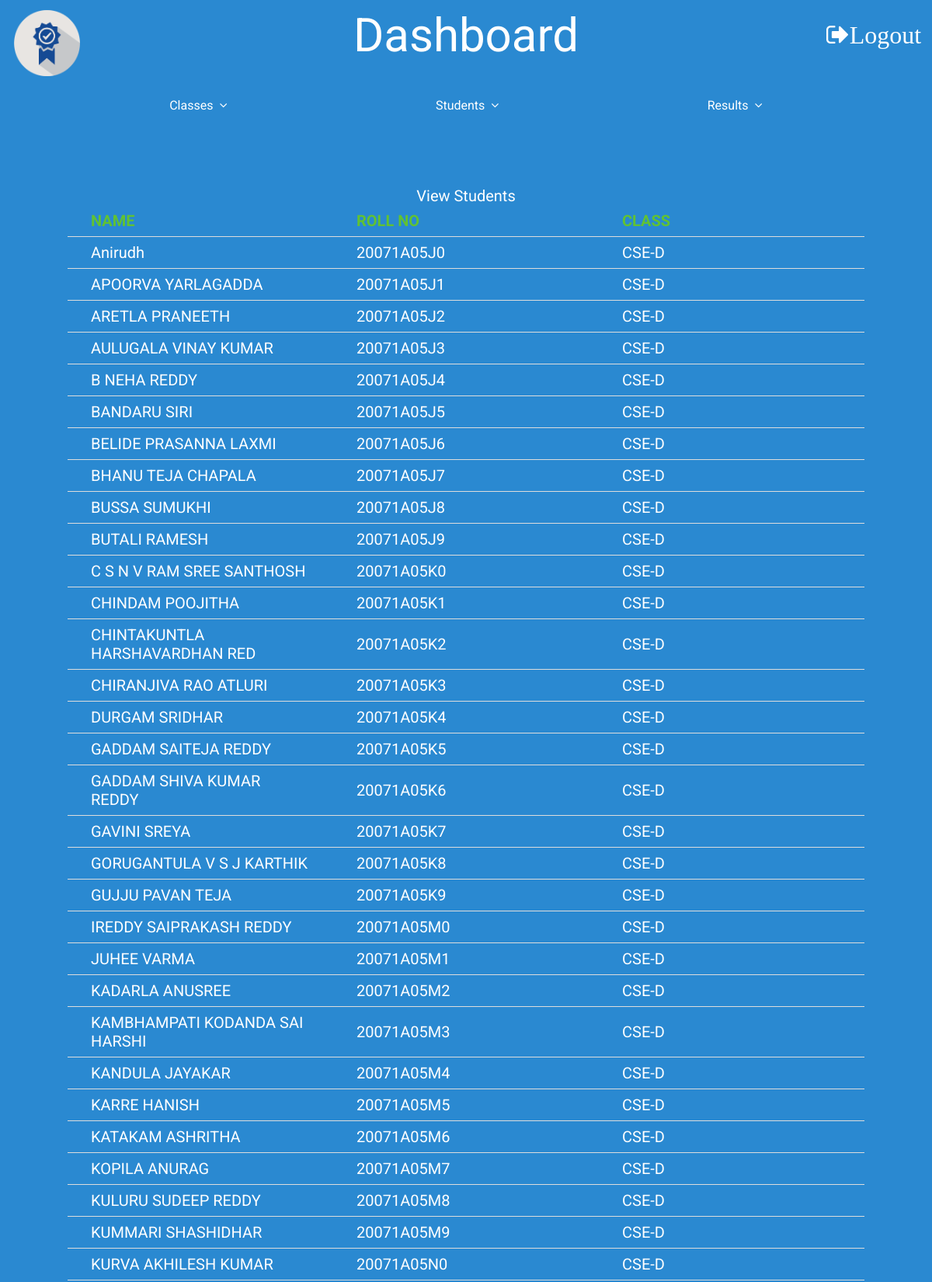
Page /view_students.php (signed in, upper part) on the committed database.
### tables this page shows
CREATE TABLE `student_1` (
  `sno` int(3) DEFAULT NULL,
  `name` varchar(30) DEFAULT NULL,
  `rno` varchar(10) NOT NULL,
  `class_name` varchar(30) DEFAULT NULL
);

### view_students.php (the view, shortened to what this page needs)
<!DOCTYPE html>
<html lang="en">
<head>
    <link rel="stylesheet" href="css/home.css">
    <link rel="stylesheet" href="./css/font-awesome-4.7.0/css/font-awesome.css">
    <link rel="stylesheet" type='text/css' href="css/manage.css">
</head>
<body>
    <div class="title">
        <a href="dashboard.php"><img src="./images/logo2.png" alt="" class="logo"></a>
        <span class="heading">Dashboard</span>
        <a href="logout.php" style="color: white"><span class="fa fa-sign-out fa-2x">Logout</span></a>
    </div>
    <div class="nav">
        <ul>
            <li class="dropdown" onclick="toggleDisplay('1')">
                <a href="" class="dropbtn">Classes &nbsp
                    <span class="fa fa-angle-down"></span>
                </a>
            </li>
            <li class="dropdown" onclick="toggleDisplay('2')">
                <a href="#" class="dropbtn">Students &nbsp
                    <span class="fa fa-angle-down"></span>
                </a>
            </li>
            <li class="dropdown" onclick="toggleDisplay('3')">
                <a href="#" class="dropbtn">Results &nbsp
                    <span class="fa fa-angle-down"></span>
                </a>
            </li>
        </ul>
    </div>
    <div class="main">
        <?php
            include('session.php');
            $sql = "SELECT `name`, `rno`, `class_name` FROM `student_1`";
            $result = mysqli_query($conn, $sql);
            if (mysqli_num_rows($result) > 0) {
               echo "<table>
                <caption>View Students</caption>
                <tr>
                <th>NAME</th>
                <th>ROLL NO</th>
                <th>CLASS</th>
                </tr>";
                while($row = mysqli_fetch_array($result))
                  {
                    echo "<tr>";
                    echo "<td>" . $row['name'] . "</td>";
                    echo "<td>" . $row['rno'] . "</td>";
                    echo "<td>" . $row['class_name'] . "</td>";
                    echo "</tr>";
                  }
                echo "</table>";
            } else {
                echo "0 Students";
            }
        ?>
    </div>
</body>
</html>

### css/home.css (style rules this page uses)
body { margin: 0; font-family: 'Roboto', sans-serif; background-color: #2a89d1; color: white; }
.title { display: grid; grid-template-rows: 50px; grid-template-columns: 150px 1fr 150px; align-items: center; padding: 20px 0; text-align: center; }
.logo { width: 150px; height: auto; }
.heading { font-size: 60px; }
.main { display: grid; align-items: center; font-size: 20px; padding-top: 80px; }
ul { list-style-type: none; margin: 20px 0 0 0; padding: 0; display: flex; overflow: hidden; justify-content: space-evenly; }
li a, .dropbtn { display: inline-block; text-decoration: none; color: white; height: 40px; display: flex; align-items: center; padding: 5px 50px; }
li.dropdown { display: inline-block; }

### css/manage.css (style rules this page uses)
.main { display: grid; justify-content: center; padding: 30px; }
.main table { margin: 50px auto; }
.main table, th, td { border-collapse: collapse; text-align: left; table-layout: fixed; padding: 8px 30px; width: 90%; }
.main th { color: #61c232; }
th, td { border-bottom: 1px solid #ddd; }

### view_students.php (style rules this page uses)
.logo { margin-top:25px; width:85px; height:auto; margin-left:-30px; }

### rows in the picture
student_1: name "Anirudh", rno "20071A05J0", class_name "CSE-D"
student_1: name "APOORVA YARLAGADDA", rno "20071A05J1", class_name "CSE-D"
student_1: name "ARETLA PRANEETH", rno "20071A05J2", class_name "CSE-D"
student_1: name "AULUGALA VINAY KUMAR", rno "20071A05J3", class_name "CSE-D"
student_1: name "B NEHA REDDY", rno "20071A05J4", class_name "CSE-D"
student_1: name "BANDARU SIRI", rno "20071A05J5", class_name "CSE-D"
student_1: name "BELIDE PRASANNA LAXMI", rno "20071A05J6", class_name "CSE-D"
student_1: name "BHANU TEJA CHAPALA", rno "20071A05J7", class_name "CSE-D"
student_1: name "BUSSA SUMUKHI", rno "20071A05J8", class_name "CSE-D"
student_1: name "BUTALI RAMESH", rno "20071A05J9", class_name "CSE-D"
student_1: name "C S N V RAM SREE SANTHOSH", rno "20071A05K0", class_name "CSE-D"
student_1: name "CHINDAM POOJITHA", rno "20071A05K1", class_name "CSE-D"
student_1: name "CHINTAKUNTLA HARSHAVARDHAN RED", rno "20071A05K2", class_name "CSE-D"
student_1: name "CHIRANJIVA RAO ATLURI", rno "20071A05K3", class_name "CSE-D"
student_1: name "DURGAM SRIDHAR", rno "20071A05K4", class_name "CSE-D"
student_1: name "GADDAM SAITEJA REDDY", rno "20071A05K5", class_name "CSE-D"
student_1: name "GADDAM SHIVA KUMAR REDDY", rno "20071A05K6", class_name "CSE-D"
student_1: name "GAVINI SREYA", rno "20071A05K7", class_name "CSE-D"
student_1: name "GORUGANTULA V S J KARTHIK", rno "20071A05K8", class_name "CSE-D"
student_1: name "GUJJU PAVAN TEJA", rno "20071A05K9", class_name "CSE-D"
student_1: name "IREDDY SAIPRAKASH REDDY", rno "20071A05M0", class_name "CSE-D"
student_1: name "JUHEE VARMA", rno "20071A05M1", class_name "CSE-D"
student_1: name "KADARLA ANUSREE", rno "20071A05M2", class_name "CSE-D"
student_1: name "KAMBHAMPATI KODANDA SAI HARSHI", rno "20071A05M3", class_name "CSE-D"
student_1: name "KANDULA JAYAKAR", rno "20071A05M4", class_name "CSE-D"
student_1: name "KARRE HANISH", rno "20071A05M5", class_name "CSE-D"
student_1: name "KATAKAM ASHRITHA", rno "20071A05M6", class_name "CSE-D"
student_1: name "KOPILA ANURAG", rno "20071A05M7", class_name "CSE-D"
student_1: name "KULURU SUDEEP REDDY", rno "20071A05M8", class_name "CSE-D"
student_1: name "KUMMARI SHASHIDHAR", rno "20071A05M9", class_name "CSE-D"
student_1: name "KURVA AKHILESH KUMAR", rno "20071A05N0", class_name "CSE-D"
